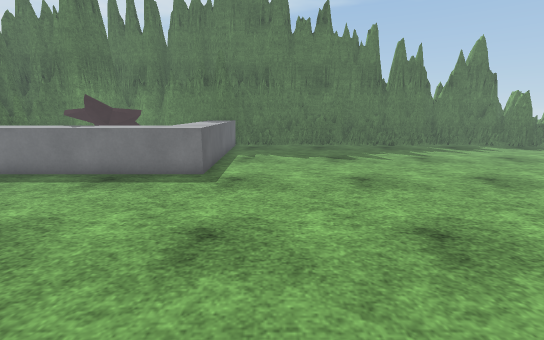
View 1 (above)

16 first-person views from a walk through a scene from a Unity 3-D project. The camera is 1.3 m above the floor, tilts 12° down and sees 90° across. The floor is counted in squares, 0.5 m on a side. Each view is taken from the middle of a square. On the plan, view 1 faces up. The plan holds only what a view shows up to about 19 squares ahead; the rest is blank. The place goes on beyond the plan. The player character is not drawn. Surface patterns are stand-ins for the level's own textures.

View 2
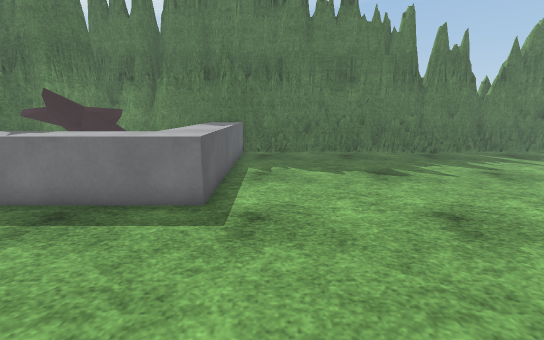

View 3
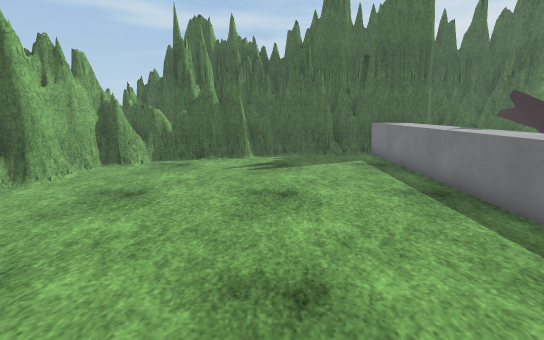

View 4
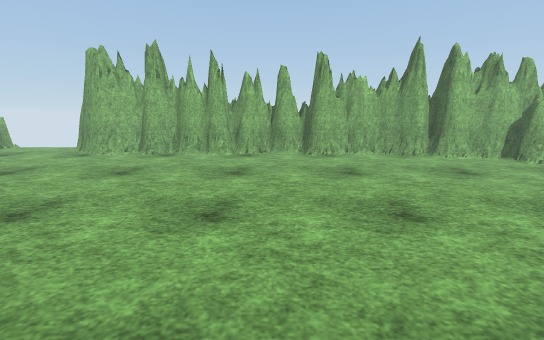

View 5
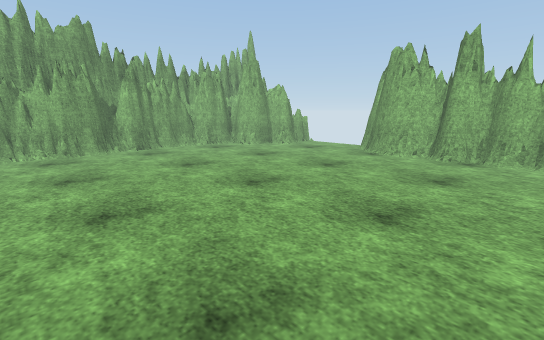

View 6
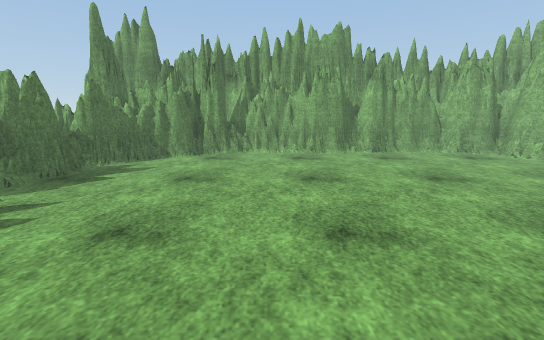

View 7
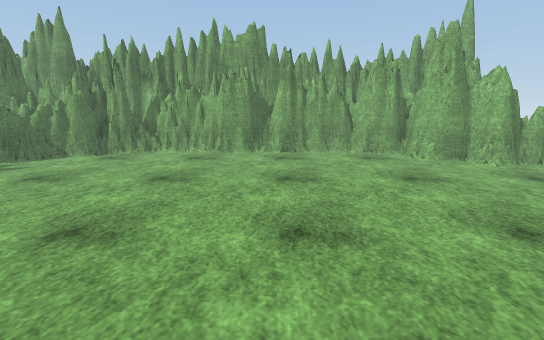

View 8
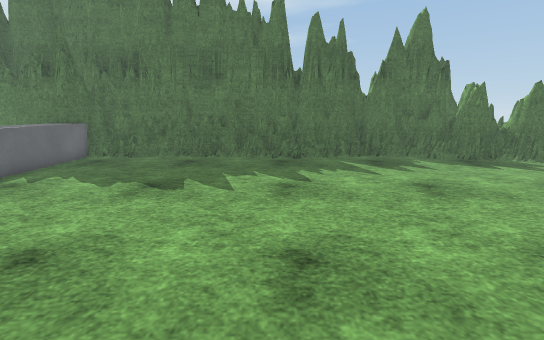

View 9
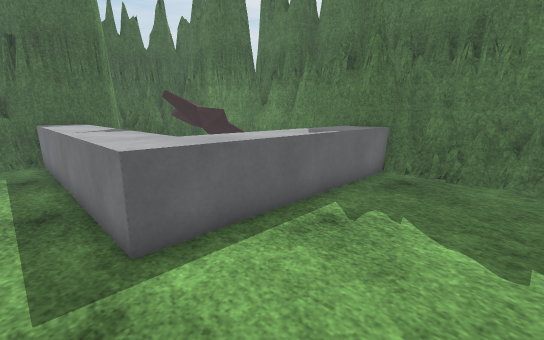

View 10
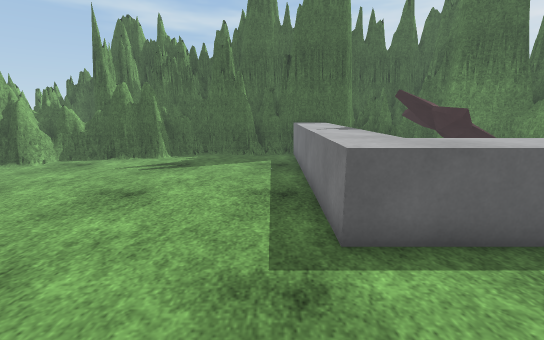

View 11
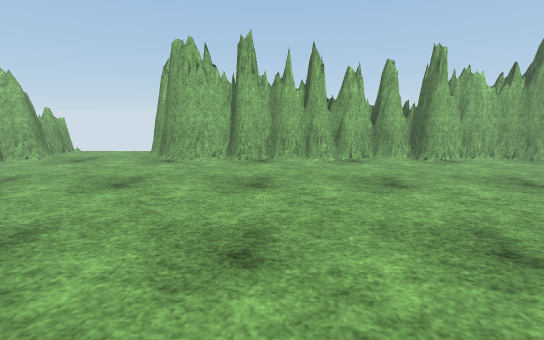

View 12
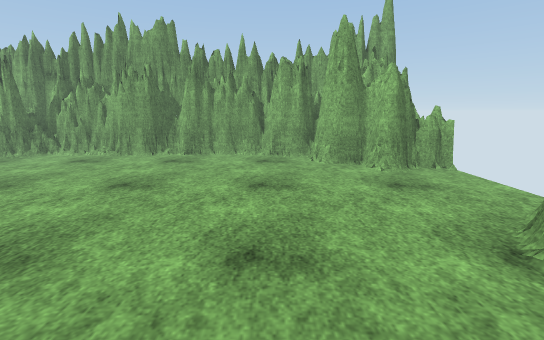

View 13
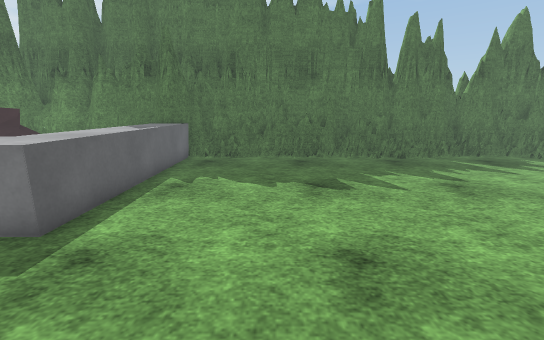

View 14
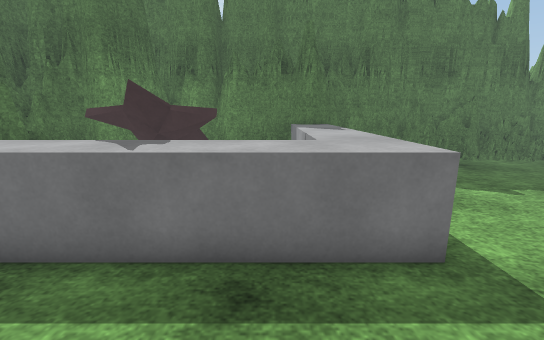

View 15
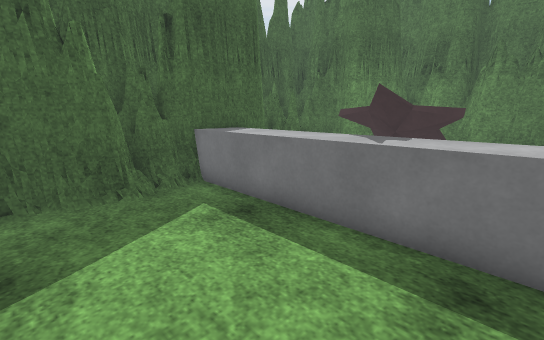

View 16
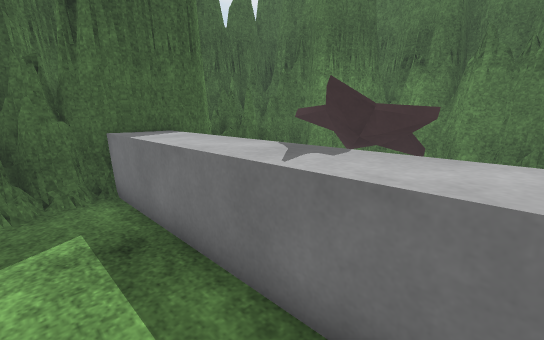

### Floor plan
Key: @ floor where view 1 was taken; # wall or solid block; . main floor; : floor 0.25 m higher than the main floor; = window, fence, low wall or low ledge; ^ raised ledge; O other object.
Columns run from 16 left of view 1 to 27 right of it. Each row starts with its distance up from view 1.
 23            ########################
 22    ############=======#===#:=#..#=##
 21    #       ^^^.................... #####
 20 ####       ^^^........................###
 19 ##  OO O   ^^^.........................=##
 18 #=  OOOO   ^^^..........................##
 17 ## OOOOOO  ^^^..........................=#
 16 #=   OO    ^^^...........................#
 15 ##         ^^^...........................##
 14 ##         ^^^........................... =#
 13 #^^^^^^^^^^^^^............................##
 12 #^^^^^^^^^^^^^............................=#
 11 #=........................................=#
 10 ##........................................##
  9 ##........................................#
  8 ##........................................#
  7 ##........................................#
  6 #=........................................#
  5 ##........................................#
  4 ##=.......................................#
  3  ## ......................................#
  2  ##=......................................#
  1   #=......................................#
  0   #=............@........................=#
 -1   #=.....................................##
 -2   #^==..................................=##
 -3   ###= ................................###
 -4    #######.............................#
 -5          ###==###=#==##########......=##
 -6           #############       #=.....=#
 -7                               ##......#
 -8                                 ..... #

Where each view was taken, in squares from view 1:
view 1: 0 up, 0 right, facing up
view 2: 4 up, 1 left, facing up
view 3: 5 up, 2 right, facing left
view 4: 12 up, 2 right, facing down
view 5: 12 up, 6 right, facing down-right
view 6: 12 up, 8 right, facing right
view 7: 6 up, 8 right, facing right
view 8: 6 up, 8 right, facing up
view 9: 10 up, 2 right, facing up-left
view 10: 10 up, 2 right, facing left
view 11: 10 up, 8 right, facing down
view 12: 0 up, 9 right, facing right
view 13: 6 up, 2 right, facing up
view 14: 7 up, 6 left, facing up
view 15: 6 up, 6 left, facing up-left
view 16: 9 up, 6 left, facing up-left
